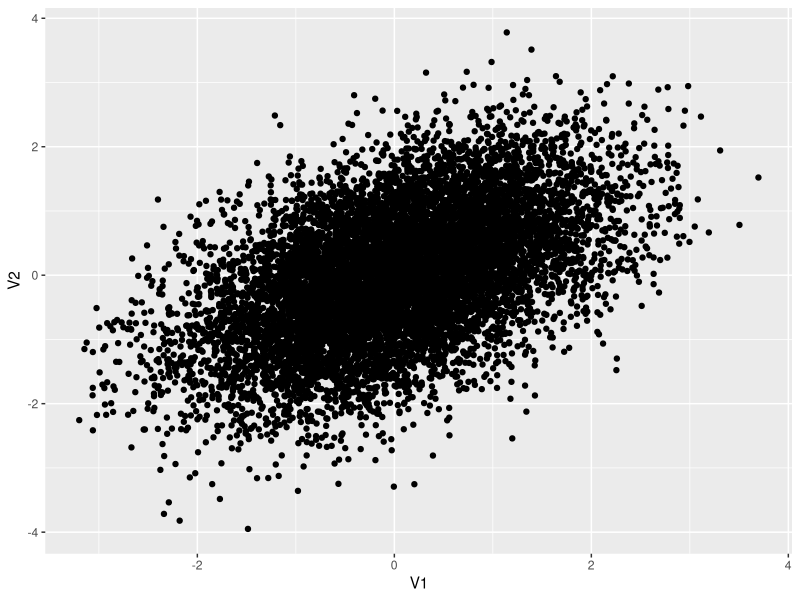
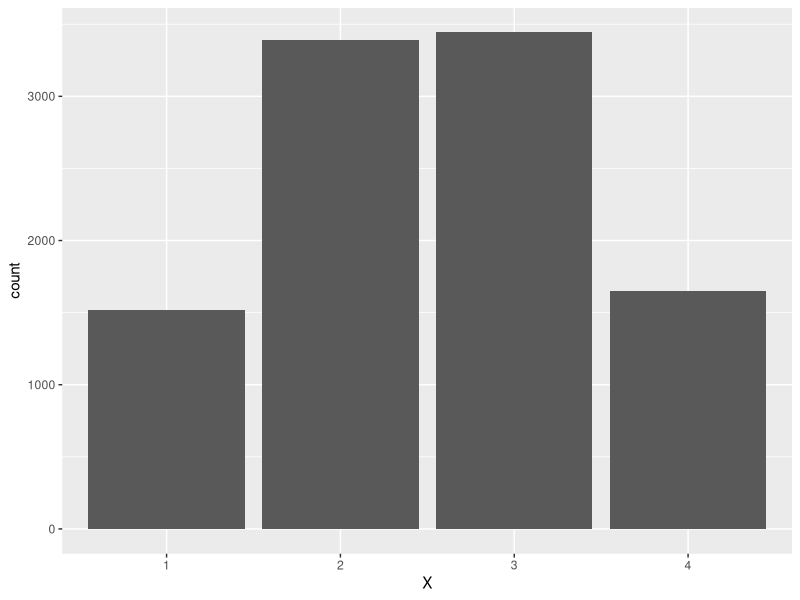
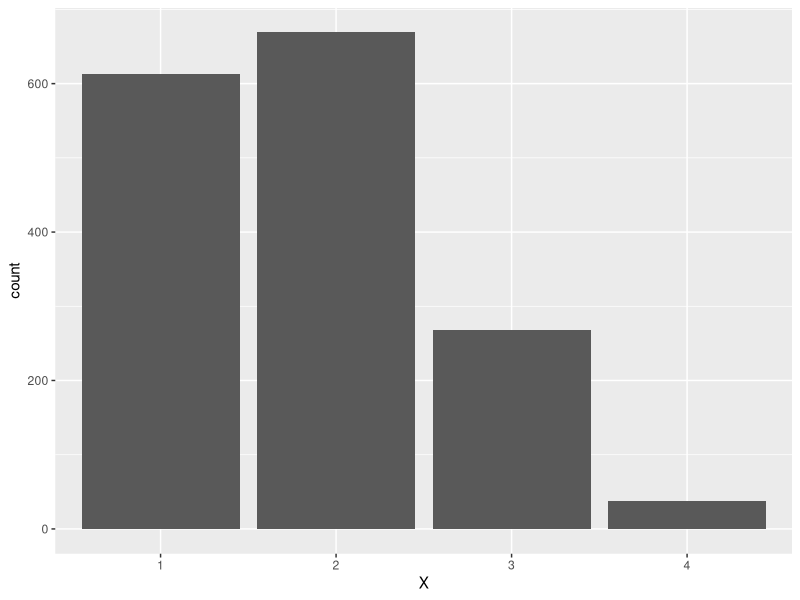

Reproduce these figures in R, in order.
## ---- chunk 1
library(mvtnorm)
library(ggplot2)
library(dplyr)

n <- 10000
X <- as.data.frame(rmvnorm(n = n, sigma = matrix(c(1, .5, .5, 1), ncol = 2)))
ggplot(X, aes(x = V1, y = V2)) + geom_point()

D <- X %>%
  mutate(X = cut(V1, breaks = c(-5, -1, 0, 1, 5), labels = 1:4), Y = cut(V2, breaks = c(-5, -1, 0, 1, 5), labels = 1:4))

ggplot(D, aes(x = X)) + geom_bar()

D %>%
  filter(Y == 1) %>%
  ggplot(aes(x = X)) + geom_bar()
